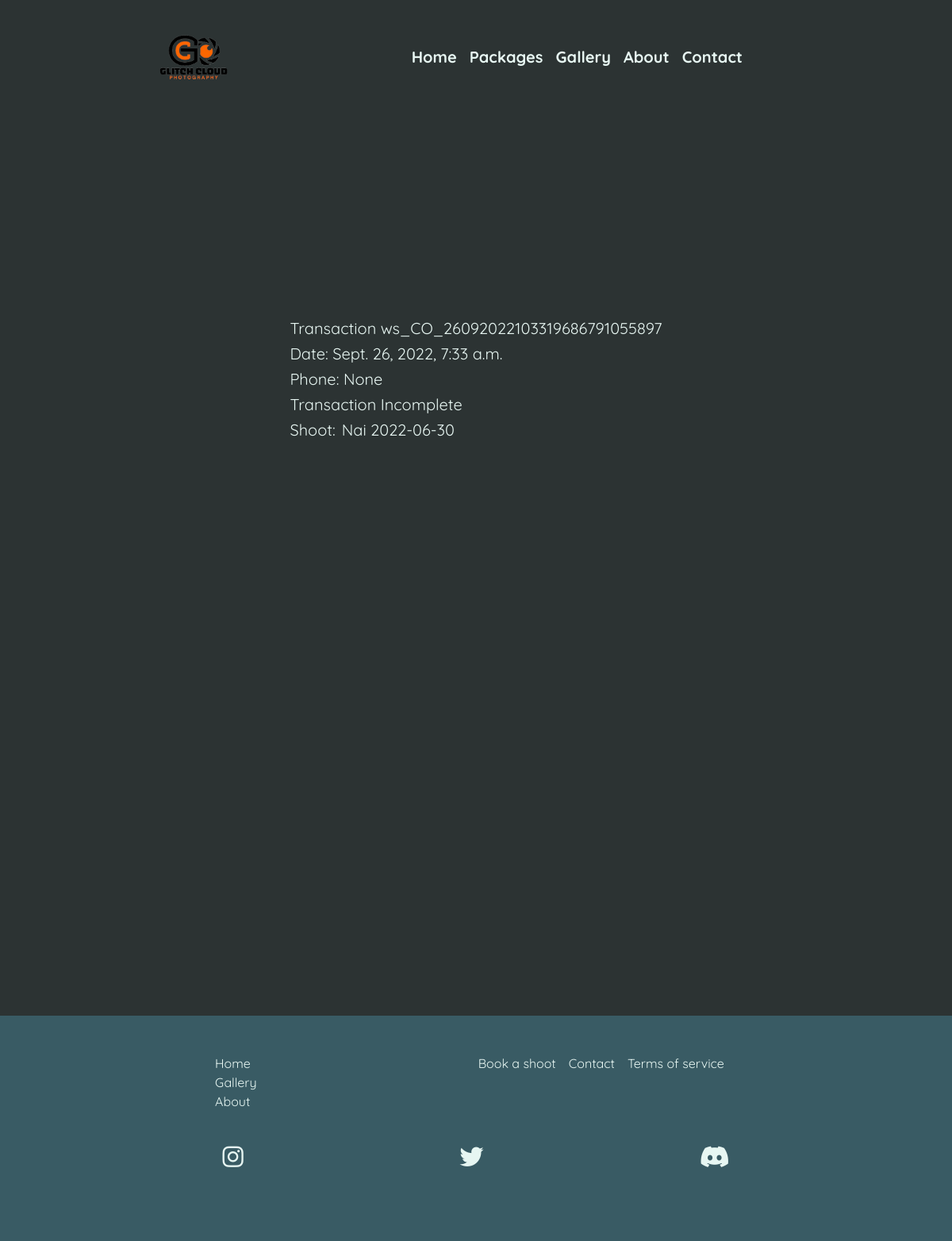
The app's page /dashboard/transaction/1 (signed in), older data.
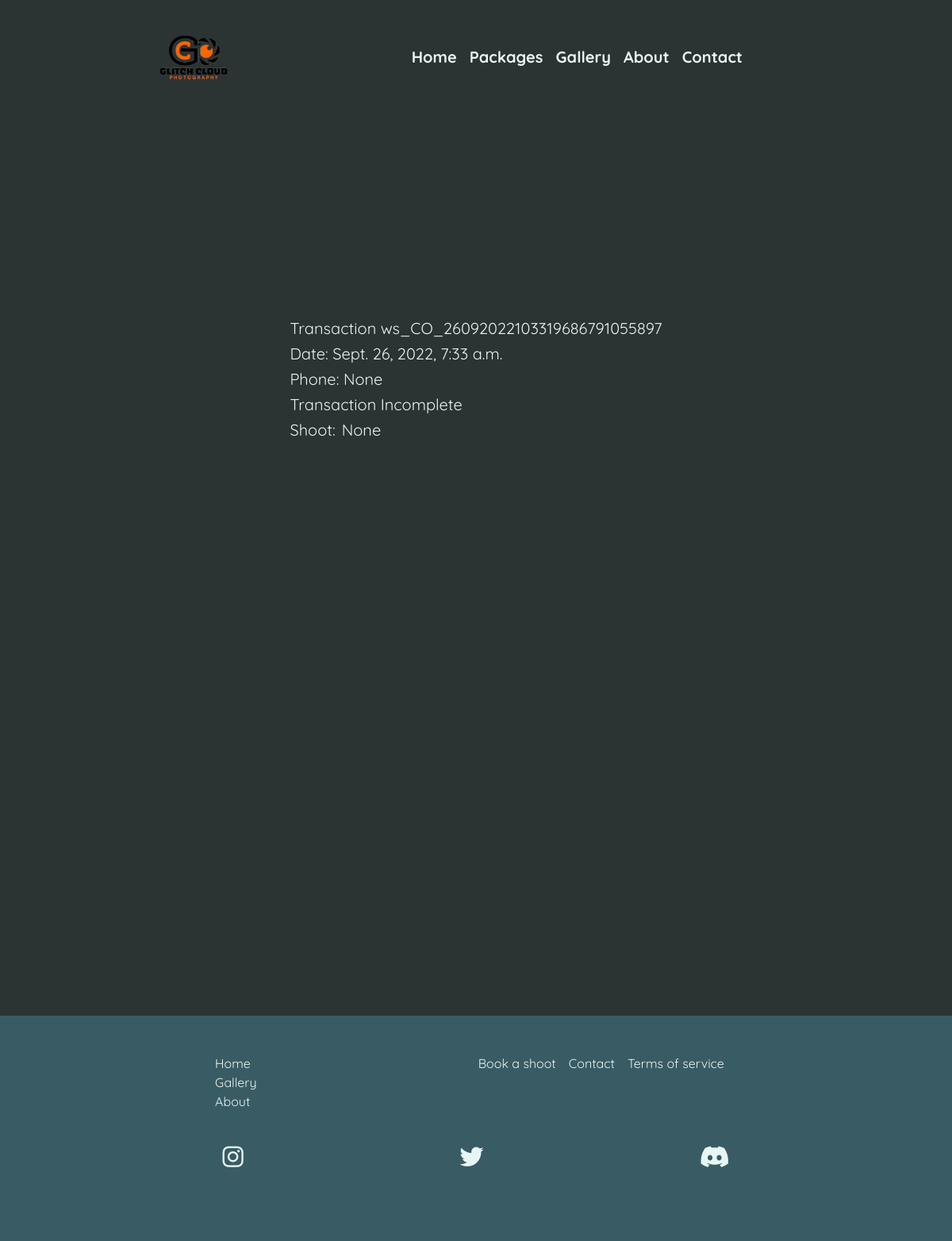
The same page, newer data.
### shop/models.py (models this page shows)
class Transaction(models.Model):
    date = models.DateTimeField(auto_now_add=True)
    shoot = models.ForeignKey(Shoot, on_delete=models.SET_NULL, null=True)
    request_id = models.CharField(max_length=50, unique=True)
    amount = models.DecimalField(max_digits=10, decimal_places=2, null=True)
    complete = models.BooleanField(default=False)
    phone_number = models.CharField(max_length=15, null=True)
    receipt_number = models.CharField(max_length=15, null=True)
    viewed = models.BooleanField(default=False)

class Shoot(models.Model):
    package = models.ManyToManyField(Package)
    client = models.ForeignKey(Client, on_delete=models.SET_NULL, null=True)
    date = models.DateField()
    location = models.CharField(max_length=25)
    booked = models.BooleanField(default=False)
    cost = models.DecimalField(max_digits=7, decimal_places=2, default=0.00)
    complete = models.BooleanField(default=False)
    def __str__(self):
        return self.location + ' ' + str(self.date)

### dashboard/views.py (the view)
# urls.py: path("transaction/<pk>", TransactionDetail.as_view(), name="transaction-detail"),
class TransactionDetail(LoginRequiredMixin, DetailView):
    model = Transaction
    template_name: str = "transaction.html"
    context_object_name: str = "transaction"

### dashboard/templates/transaction.html
{% extends 'base.html' %}
{% block content %}
<section class="shoot-detail min-h-screen md:flex md:justify-evenly mt-20">
    <div class="flex flex-col items-start text-xl">
        <h1 class="text-xl mb-1">Transaction {{transaction.request_id}}</h1>
        <p class="mb-1">Date: {{transaction.date}}</p>
        <p class="mb-1">Phone: {{transaction.phone_number}}</p>
        {% if transaction.complete %}
        <p class="mb-1">Amount: ksh {{transaction.amount}}</p>
        <p>Receipt: {{transaction.receipt_number}}</p>
        {% else %}
        <p  class="mb-1">Transaction Incomplete</p>
        {% endif %}
        <div class="flex mb-1">
            <p class="mr-2">Shoot: </p><a class="hover:text-textSecondary" href="/dashboard/shoot/{{transaction.shoot.id}}">{{transaction.shoot}}</a>
        </div>
    </div>
</section>
{% endblock %}

Row changes from the older to the newer data that the page shows:
changed Transaction "ws_CO_26092022103319686791055897": shoot "Nai 2022-06-30" → "None"
